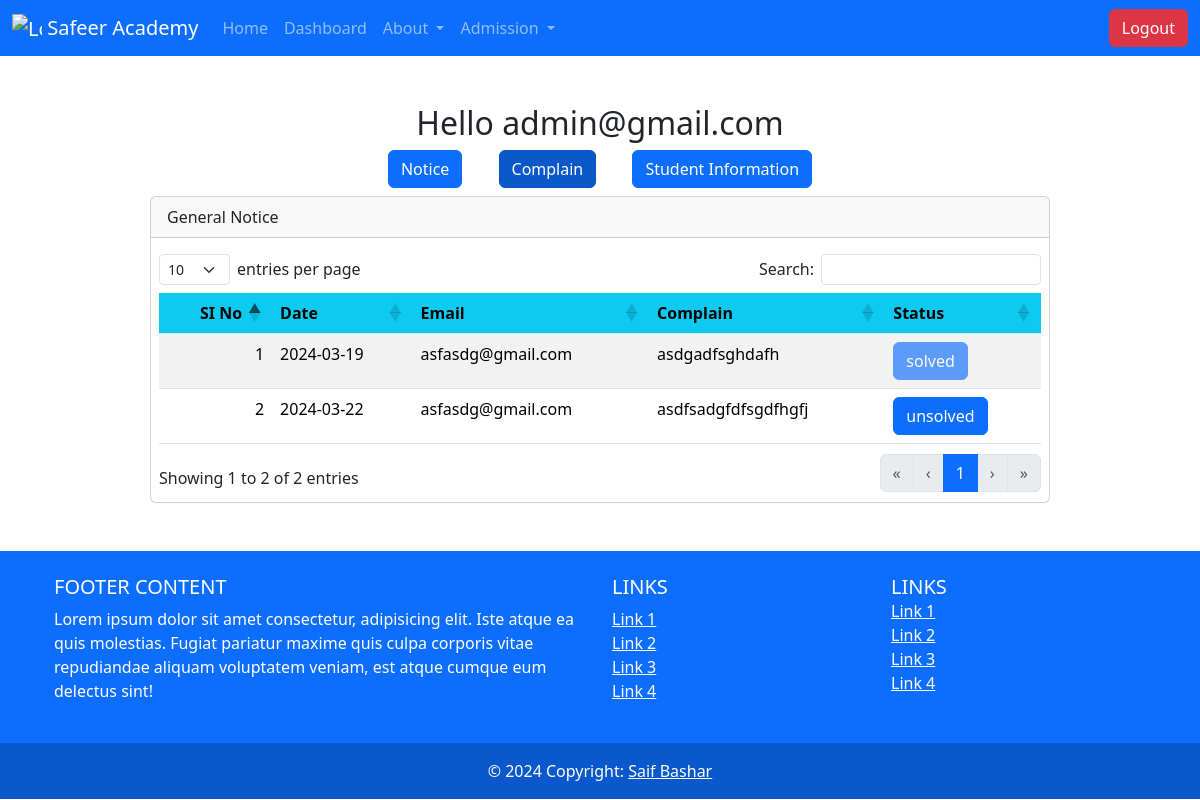
The app's page /admin_complain.php (signed in) with its own data.
### tables this page shows
CREATE TABLE `complain` (
  `serial` int(11) NOT NULL,
  `date` date NOT NULL DEFAULT current_timestamp(),
  `email` varchar(255) NOT NULL,
  `complain` longtext NOT NULL,
  `status` varchar(255) NOT NULL
);

### admin_complain.php (the view, shortened to what this page needs)
<?php include 'connection_db.php'; ?>
<?php
if (isset($_SESSION['email'])) {
    $email = $_SESSION['email'];
} else {
    header('location: login.php');
    session_abort();
}
?>
<?php
try {
    $pdo = new PDO("mysql:host=$host;dbname=$dbname", $username, $password);
    $pdo->setAttribute(PDO::ATTR_ERRMODE, PDO::ERRMODE_EXCEPTION);
    $stmt = $pdo->prepare("SELECT * FROM complain");
    $stmt->execute();
    $data = $stmt->fetchAll(PDO::FETCH_ASSOC);
} catch (PDOException $e) {
    echo "Connection failed: " . $e->getMessage();
}
?>
<!doctype html>
<html lang="en">
<head>
    <link href="https://cdn.jsdelivr.net/npm/bootstrap@5.3.3/dist/css/bootstrap.min.css" rel="stylesheet">
    <link rel="stylesheet" href="./css/style.css">
    <link rel="stylesheet" href="./extra/css/dataTables.bootstrap5.css">
</head>
<body>
    <?php include 'header.php' ?>
    <h2 class="text-center">Hello <?php
                                    echo $email;
                                    ?></h2>
    <section>
        <div class="text-center">
            <a href="./admin_notice.php" class="btn mx-3 btn-primary ">Notice</a>
            <a href="./admin_complain.php" class="btn mx-3 btn-primary active">Complain</a>
            <a href="./admin_student.php" class="btn mx-3 btn-primary">Student Information</a>
        </div>
    </section>
    <section class="w-75 mx-auto">
        <div class="card my-2">
            <div class="card-header">
                General Notice
            </div>
            <div class="p-2">
                <table id="example" class="table table-striped" style="width:100%">
                    <thead>
                        <tr>
                            <th class="bg-info">SI No</th>
                            <th class="bg-info">Date</th>
                            <th class="bg-info">Email</th>
                            <th class="bg-info">Complain</th>
                            <th class="bg-info">Status</th>
                        </tr>
                    </thead>
                    <tbody>
                        <?php
                        $id = 0;
                        foreach ($data as $row) {
                            echo "<tr>";
                            $id += 1;
                            echo "<td>" . $id . "</td>";
                            echo "<td>" . $row['date'] . "</td>";
                            echo "<td>" . $row['email'] . "</td>";
                            echo "<td>" . $row['complain'] . "</td>";
                            if ($row['status'] == 'solved') {
                                echo "<td><button class='btn btn-primary' id='btn-complain' disabled value=" . $row['serial'] . ">" . $row['status'] . "</button></td>";
                            } else {
                                echo "<td><button class='btn btn-primary' id='btn-complain' value=" . $row['serial'] . ">" . $row['status'] . "</button></td>";
                            }
                            echo "</tr>";
                        }
                        ?>
                    </tbody>
                </table>
            </div>
        </div>
    </section>
    <?php include 'footer.php' ?>
</body>
</html>

### header.php (shortened to what this page needs)
<nav class="navbar navbar-expand-lg bg-primary" data-bs-theme="dark">
    <div class="container-fluid">
        <a class="navbar-brand" href="#">
            <img src="./" alt="Logo" width="30" height="24" class="d-inline-block align-text-top">
            Safeer Academy
        </a>
        <div class="collapse navbar-collapse" id="navbarSupportedContent">
            <ul class="navbar-nav me-auto mb-2 mb-lg-0">
                <li class="nav-item">
                    <a class="nav-link" aria-current="page" href="./index.php">Home</a>
                </li>
                <li class="nav-item">
                    <?php
                    if (isset($_SESSION['email'])) {
                        echo '<a class="nav-link" href="./dashboard.php">Dashboard</a>';
                    } else {
                        echo '<a class="nav-link" href="./login.php">Login</a>';
                    }
                    ?>
                </li>
                <li class="nav-item dropdown">
                    <a class="nav-link dropdown-toggle" href="#" role="button" data-bs-toggle="dropdown" aria-expanded="false">
                        About
                    </a>
                </li>
                <li class="nav-item dropdown">
                    <a class="nav-link dropdown-toggle" href="#" role="button" data-bs-toggle="dropdown" aria-expanded="false">
                        Admission
                    </a>
                </li>
            </ul>
            <?php
            if (isset($_SESSION['email'])) {
                echo '
                    <form class="d-flex" method="POST" role="search"><button class="btn btn-danger" type="submit" name="logout">Logout</button>  </form>';
            } else {
            } ?>
        </div>
    </div>
</nav>

### footer.php
<footer class="bg-primary text-white text-center text-lg-start">
    <div class="container p-4">
        <div class="row">
            <div class="col-lg-6 col-md-12 mb-4 mb-md-0">
                <h5 class="text-uppercase">Footer Content</h5>
                <p>
                    Lorem ipsum dolor sit amet consectetur, adipisicing elit. Iste atque ea quis
                    molestias. Fugiat pariatur maxime quis culpa corporis vitae repudiandae aliquam
                    voluptatem veniam, est atque cumque eum delectus sint!
                </p>
            </div>
            <div class="col-lg-3 col-md-6 mb-4 mb-md-0">
                <h5 class="text-uppercase">Links</h5>
                <ul class="list-unstyled mb-0">
                    <li>
                        <a href="#!" class="text-white">Link 1</a>
                    </li>
                    <li>
                        <a href="#!" class="text-white">Link 2</a>
                    </li>
                    <li>
                        <a href="#!" class="text-white">Link 3</a>
                    </li>
                    <li>
                        <a href="#!" class="text-white">Link 4</a>
                    </li>
                </ul>
            </div>
            <div class="col-lg-3 col-md-6 mb-4 mb-md-0">
                <h5 class="text-uppercase mb-0">Links</h5>
                <ul class="list-unstyled">
                    <li>
                        <a href="#!" class="text-white">Link 1</a>
                    </li>
                    <li>
                        <a href="#!" class="text-white">Link 2</a>
                    </li>
                    <li>
                        <a href="#!" class="text-white">Link 3</a>
                    </li>
                    <li>
                        <a href="#!" class="text-white">Link 4</a>
                    </li>
                </ul>
            </div>
        </div>
    </div>
    <div class="text-center p-3" style="background-color: rgba(0, 0, 0, 0.2);">
        © 2024 Copyright:
        <a class="text-white" href="https://saifbashar.github.io">Saif Bashar</a>
    </div>
</footer>

### records on screen
complain: date "2024-03-19", email "asfasdg@gmail.com", complain "asdgadfsghdafh", $row['serial'] 7 (drawn), status "solved"
complain: date "2024-03-22", email "asfasdg@gmail.com", complain "asdfsadgfdfsgdfhgfj", $row['serial'] 8 (drawn), status "unsolved"

### other values on screen
$email "admin@gmail.com"
